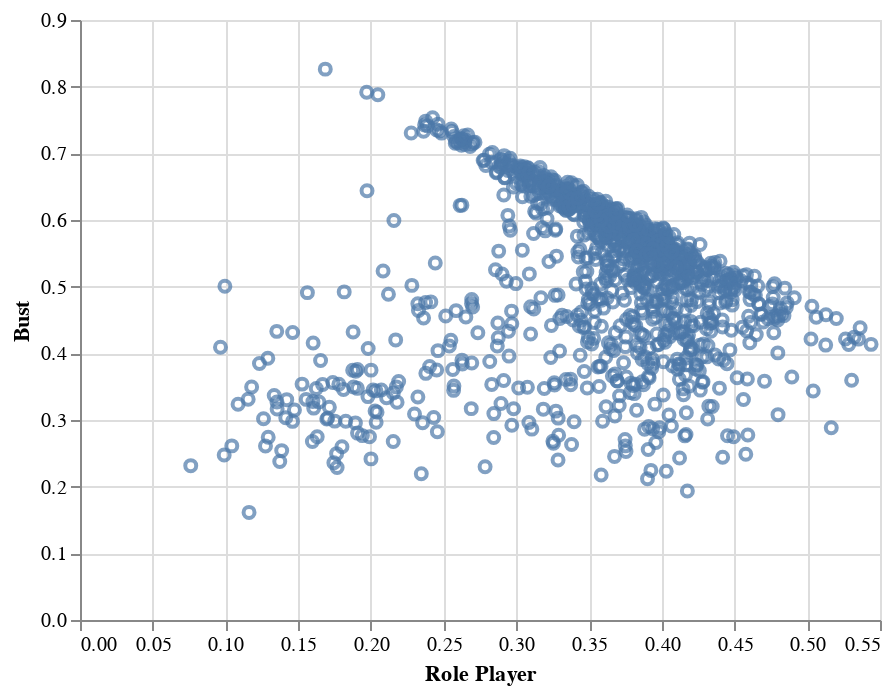

Here is the notebook cell this chart was saved with:
### Code cell
alt.Chart(data).mark_point().encode(
    alt.X('Role Player'),
    alt.Y('Bust')
)

### Figure 1 — Vega-Lite specification as saved in the notebook (floating-point values rounded to 4 significant figures; data arrays with more than 128 entries replaced by an {"elided": "..."} marker saying what was removed)
{"config": {"view": {"continuousWidth": 400, "continuousHeight": 300}}, "data": {"name": "data-f6d6ce3f10cfe967b531d201f518117f"}, "mark": "point", "encoding": {"x": {"type": "quantitative", "field": "Role Player"}, "y": {"type": "quantitative", "field": "Bust"}}, "$schema": "https://vega.github.io/schema/vega-lite/v4.8.1.json", "datasets": {"data-f6d6ce3f10cfe967b531d201f518117f": {"elided": "1090 records"}}}
